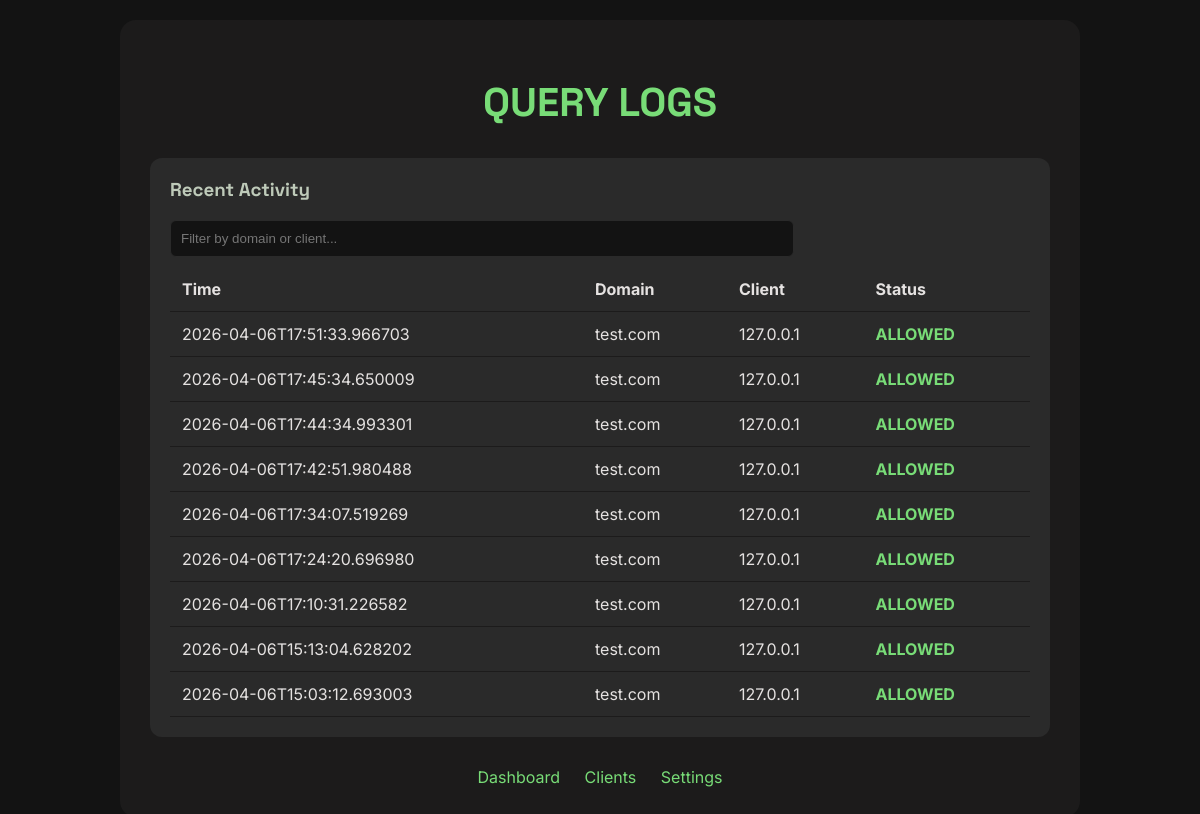
Page /logs on the earlier database version.
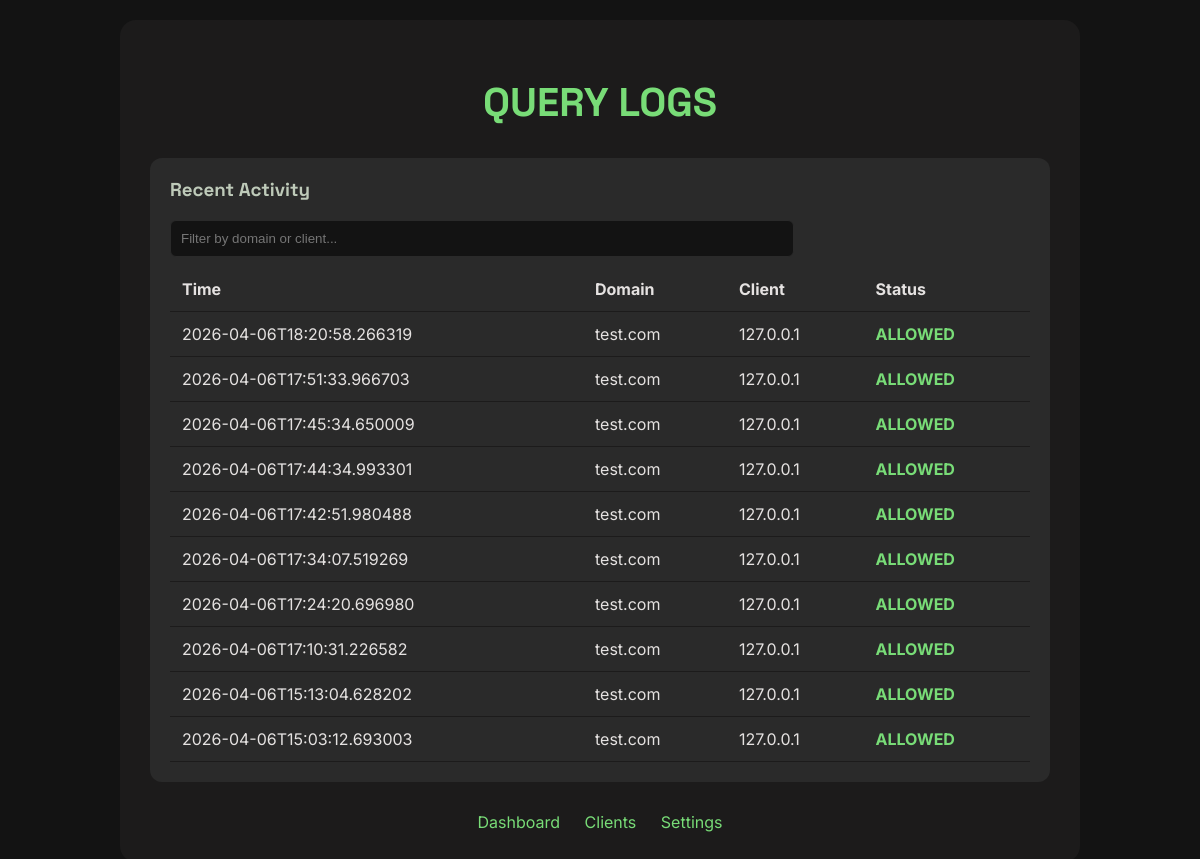
Same page on the later database version.
### tables this page shows
CREATE TABLE queries
                 (timestamp TEXT, domain TEXT, client TEXT, status TEXT);

### python/dashboard.py (the view)
@app.route('/logs')
def logs():
    conn = get_db_conn()
    c = conn.cursor()
    c.execute("SELECT * FROM queries ORDER BY timestamp DESC LIMIT 100")
    log_data = [dict(row) for row in c.fetchall()]
    conn.close()
    return render_template('logs.html', logs=log_data)

### python/dashboard.py (called while the page is built)
def get_db_conn():
    conn = sqlite3.connect(DB_PATH)
    conn.row_factory = sqlite3.Row
    return conn

def check_auth():
    if not manager.dashboard_password: return True
    return session.get('authenticated', False)

@app.before_request
def require_login():
    if request.endpoint in ['login', 'static']: return
    if not check_auth(): return redirect(url_for('login'))

### gui/templates/logs.html (shortened to what this page needs)
<!DOCTYPE html>
<html lang="en">
<head>
    <link rel="stylesheet" href="{{ url_for('static', filename='styles.css') }}">
</head>
<body>
    <div class="container">
        <h1>QUERY LOGS</h1>
        <div class="card">
            <h3>Recent Activity</h3>
            <input type="text" id="log-filter" placeholder="Filter by domain or client..." onkeyup="filterLogs()">
            <table id="logs-table">
                <thead>
                    <tr>
                        <th>Time</th>
                        <th>Domain</th>
                        <th>Client</th>
                        <th>Status</th>
                    </tr>
                </thead>
                <tbody>
                    {% for log in logs %}
                        <tr class="{{ 'status-blocked' if log.status == 'BLOCKED' else 'status-allowed' }}">
                            <td>{{ log.timestamp }}</td>
                            <td>{{ log.domain }}</td>
                            <td>{{ log.client }}</td>
                            <td><strong>{{ log.status }}</strong></td>
                        </tr>
                    {% endfor %}
                </tbody>
            </table>
        </div>
        <div class="nav-links">
            <a href="/">Dashboard</a>
            <a href="/clients">Clients</a>
            <a href="/settings">Settings</a>
        </div>
    </div>
</body>
</html>

### gui/static/styles.css (style rules this page uses)
:root { --bg-color: #131313; --surface-color: #1c1b1b; --card-color: #2a2a2a; --primary-color: #78dc77; --secondary-color: #ffb4a9; --text-primary: #e5e2e1; --text-secondary: #becab9; --accent-color: #4caf50; --error-color: #ffb4ab; }
body { font-family: 'Inter', sans-serif; background-color: var(--bg-color); color: var(--text-primary); margin: 0; padding: 20px; }
.container { max-width: 900px; margin: auto; background: var(--surface-color); padding: 30px; border-radius: 16px; min-height: 80vh; }
h1 { font-family: 'Space Grotesk', sans-serif; font-size: 2.5rem; margin-bottom: 30px; color: var(--primary-color); text-align: center; }
.card { background: var(--card-color); padding: 20px; border-radius: 12px; margin-bottom: 20px; }
.card h3 { margin-top: 0; font-family: 'Space Grotesk', sans-serif; color: var(--text-secondary); }
input[type="text"] { background: var(--bg-color); border: 1px solid var(--card-color); color: var(--text-primary); padding: 10px; border-radius: 6px; width: 70%; margin-bottom: 10px; }
table { width: 100%; border-collapse: collapse; }
th, td { text-align: left; padding: 12px; border-bottom: 1px solid var(--surface-color); }
.nav-links { margin-top: 30px; text-align: center; }
.nav-links a { color: var(--primary-color); text-decoration: none; margin: 0 10px; }
.status-allowed strong { color: var(--primary-color); }

Differences in the rows shown:
added queries: timestamp "2026-04-06T18:20:58.266319", domain "test.com", client "127.0.0.1", status "ALLOWED"
